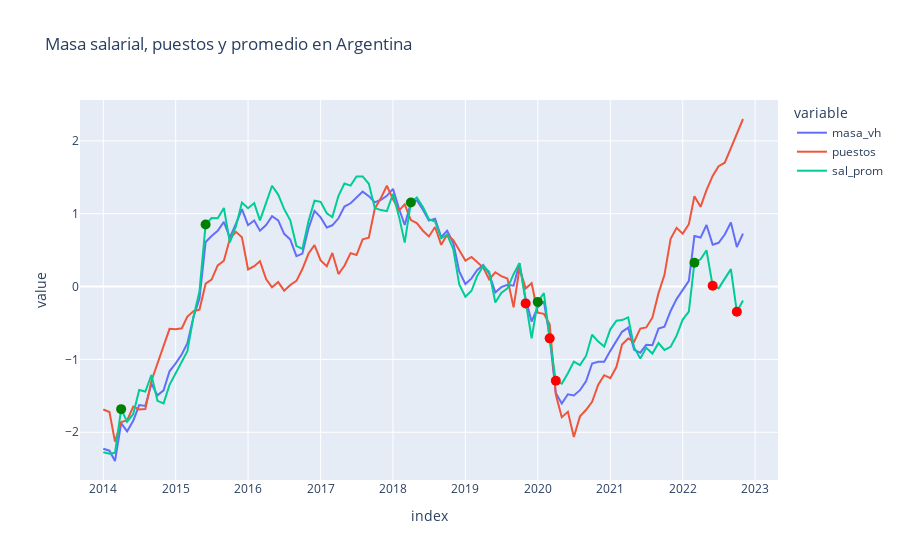

Notebook cell for this chart:
### Code cell
fig = px.line(sal_esc, x=sal_esc.index, y=['masa_vh', 'puestos', 'sal_prom'], title='Masa salarial, puestos y promedio en Argentina')

#fig.add_trace(px.scatter(df_min, x=df_min.index, y='sal_prom', marker_size = 10, marker_color = 'red').data[0])
scatter_trace = px.scatter(df_min, x=df_min.index, y='sal_prom')
scatter_trace.update_traces(marker=dict(size=10, color='red'))

scatter_trace2 = px.scatter(df_max, x=df_max.index, y='sal_prom')
scatter_trace2.update_traces(marker=dict(size=10, color='green'))

fig.add_trace(scatter_trace.data[0])
fig.add_trace(scatter_trace2.data[0])
